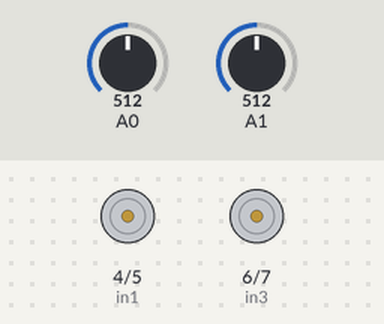
Bench run of a sketch on a simulated Arduino Uno, built with avr-gcc and run on an emulated ATmega328P. On the bench: motor-driver pin pairs drawn as motors (green arrow = first pin HIGH = forward, orange = second pin HIGH = backward, longer = more drive, scaled by the enable pin). Inputs (shaded band) come from the test bench; at power-on: A0 = 512, A1 = 512.

Above: at 1.2 s.
1.3 s: A0 set to 536
2.8 s: A0 set to 561
At 3.1 s:
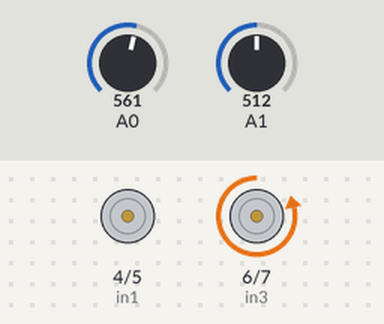
4.3 s: A1 set to 542
5.8 s: A1 set to 558
At 6.6 s:
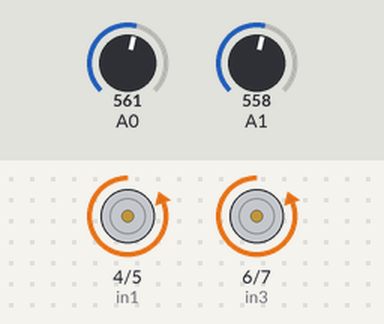
7.3 s: A1 set to 460
At 7.8 s:
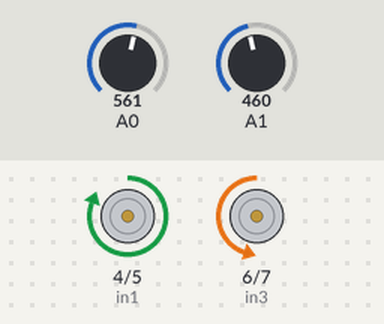
8.8 s: A0 set to 540
At 9.6 s:
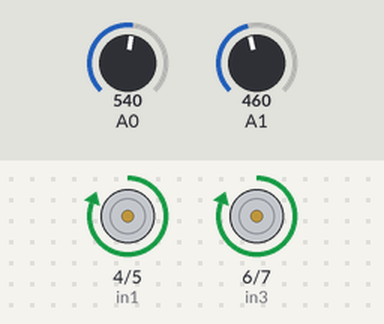
Timing chart, 0 to 11.3 s (numbered marks = the images above; inputs shaded):
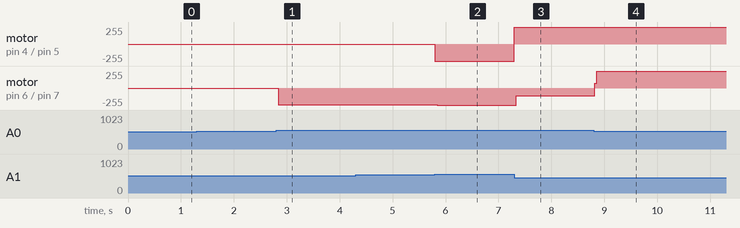

The sketch:

Motor_Joystick.ino
```cpp
#define enA 9
#define in1 4
#define in2 5
#define enB 10
#define in3 6
#define in4 7

int motorSpeedA = 0;
int motorSpeedB = 0;

void setup() {
  pinMode(enA, OUTPUT);
  pinMode(enB, OUTPUT);
  pinMode(in1, OUTPUT);
  pinMode(in2, OUTPUT);
  pinMode(in3, OUTPUT);
  pinMode(in4, OUTPUT);

  // Turn off motors - Initial state
  digitalWrite(in1, LOW);
  digitalWrite(in2, LOW);
  digitalWrite(in3, LOW);
  digitalWrite(in4, LOW);

  Serial.begin(9600);
}

void loop() {

    int xAxis = analogRead(A0); // Read Joysticks X-axis
    int yAxis = analogRead(A1); // Read Joysticks Y-axis

    // Y-axis used for forward and backward control
    if (yAxis < 470) {
//      // Set Motor A backward
      digitalWrite(in1, HIGH);
      digitalWrite(in2, LOW);
      // Set Motor B backward
      digitalWrite(in3, HIGH);
      digitalWrite(in4, LOW);
      // Convert the declining Y-axis readings for going backward from 470 to 0 into 0 to 255 value for the PWM signal for increasing the motor speed
      motorSpeedA = map(yAxis, 470, 0, 0, 255);
      motorSpeedB = map(yAxis, 470, 0, 0, 255);
    }
    else if (yAxis > 550) {
      // Set Motor A forward
      digitalWrite(in1, LOW);
      digitalWrite(in2, HIGH);
      // Set Motor B forward
      digitalWrite(in3, LOW);
      digitalWrite(in4, HIGH);
      // Convert the increasing Y-axis readings for going forward from 550 to 1023 into 0 to 255 value for the PWM signal for increasing the motor speed
      motorSpeedA = map(yAxis, 550, 1023, 0, 255);
      motorSpeedB = map(yAxis, 550, 1023, 0, 255);
    }
    // If joystick stays in middle the motors are not moving
    else {
      motorSpeedA = 0;
      motorSpeedB = 0;
//      Turn off motors
      digitalWrite(in1, LOW);
      digitalWrite(in2, LOW);
      digitalWrite(in3, LOW);
      digitalWrite(in4, LOW);
    }

    // X-axis used for left and right control
    if (xAxis < 470) {
      // Set Motor B backward
      digitalWrite(in3, HIGH);
      digitalWrite(in4, LOW);
      // Convert the declining X-axis readings from 470 to 0 into increasing 0 to 255 value
      int xMapped = map(xAxis, 470, 0, 0, 255);
      // Move to left - decrease left motor speed, increase right motor speed
//      motorSpeedA = motorSpeedA - xMapped;
      motorSpeedB = motorSpeedB + xMapped;
      // Confine the range from 0 to 255
//      if (motorSpeedA < 0) {
//        motorSpeedA = 0;
//      }
      if (motorSpeedB > 255) {
        motorSpeedB = 255;
      }
    }
    if (xAxis > 550) {
    // Set Motor B forward
      digitalWrite(in3, LOW);
      digitalWrite(in4, HIGH);
      // Convert the increasing X-axis readings from 550 to 1023 into 0 to 255 value
      int xMapped = map(xAxis, 550, 1023, 0, 255);
      // Move right - decrease right motor speed, increase left motor speed
//      motorSpeedA = motorSpeedA + xMapped;
      motorSpeedB = motorSpeedB - xMapped;
      // Confine the range from 0 to 255
//      if (motorSpeedA > 255) {
//        motorSpeedA = 255;
//      }
      if (motorSpeedB < 0) {
        motorSpeedB = 0;
      }
    }
  motorSpeedA = 255;
    motorSpeedB = 255;
  analogWrite(enA, motorSpeedA); // Send PWM signal to motor A
  analogWrite(enB, motorSpeedB); // Send PWM signal to motor B
}
```

Measured:
- the behaviour switches between 550 and 551 on A0 (found by bisection; images 0 and 1)
- the behaviour switches between 550 and 551 on A1 (found by bisection; images 1 and 2)
- after the input at 1.3 s, every drawn part: stays the same
- after the input at 2.8 s, motor on pin 6 (in3) / pin 7 (in4): stopped → backward 248/255 at once
- after the input at 4.3 s, every drawn part: stays the same
- after the input at 5.8 s, motor on pin 4 (in1) / pin 5 (in2): stopped → backward 255/255 at once; motor on pin 6 (in3) / pin 7 (in4): backward 248/255 → backward 255/255 at once
- after the input at 7.3 s, motor on pin 4 (in1) / pin 5 (in2): backward 255/255 → forward 255/255 at once; motor on pin 6 (in3) / pin 7 (in4): backward 255/255 → backward 118/255 at once
- after the input at 8.8 s, motor on pin 6 (in3) / pin 7 (in4): backward 118/255 → forward 255/255 at once
